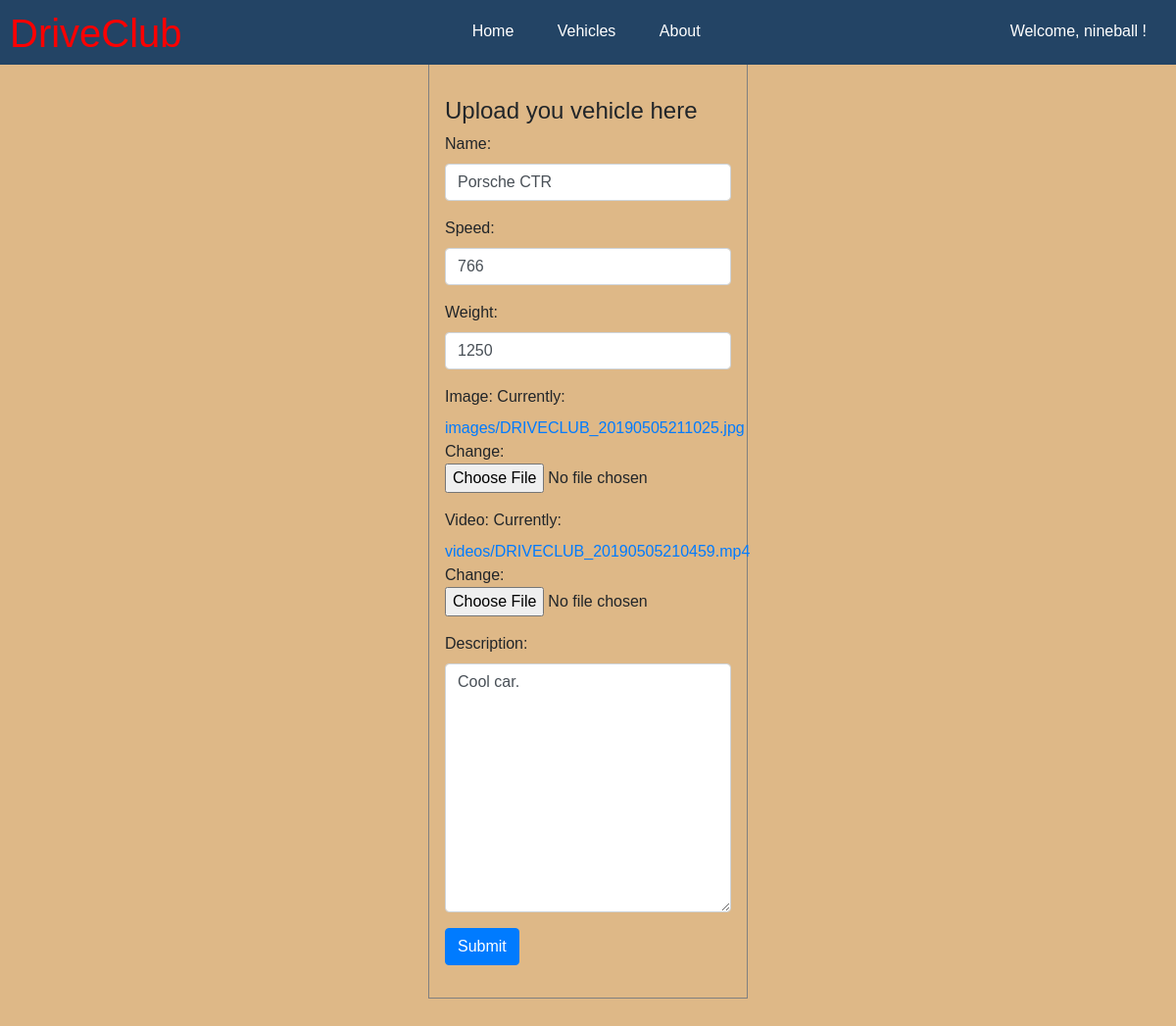
The page /driveclub/edit/3/ (signed in) on the database its author committed.
### driveclub/models.py (models this page shows, shortened)
class Vehicle(models.Model):
    user = models.ForeignKey(ProfileUser, on_delete=models.CASCADE, null=True, blank=True, related_name='vehicles')
    name = models.CharField(max_length=100)
    speed = models.PositiveIntegerField('bhp', null=True, blank=True)
    weight = models.PositiveIntegerField('kg', null=True, blank=True)
    image = models.ImageField(upload_to='images', null=True, blank=True)
    video = models.FileField(upload_to='videos', null=True, blank=True)
    description = models.TextField(blank=True)

### driveclub/views.py (the view)
# urls.py: path('edit/<int:pk>/', views.VehicleUpdate.as_view(), name='edit'),
class VehicleUpdate(LoginRequiredMixin, UpdateView):
    model = Vehicle
    template_name = 'vehicle_create.html'
    form_class = VehicleForm
    success_url = '/driveclub/homepage/vehicles/'
    def get(self, request, pk):
        if has_user_access_to_modify(self.request.user, self.get_object()):
            instance = Vehicle.objects.get(pk=pk)
            if self.request.user.is_superuser:
                form = VehicleForm(request.POST or None, instance=instance)
                return render(request, 'vehicle_create.html', {'form': form})
            else:
                form = VehicleFormA(request.POST or None, instance=instance)
                return render(request, 'vehicle_create.html', {'form': form})
        return render(request, 'permission_denied.html')

### driveclub/forms.py
class VehicleForm(forms.ModelForm):
    name = forms.CharField(required=True, validators=[RegexValidator(
        r'^[A-Z]+', message='Name must start with a capital letter, sorry!'
    )], widget=forms.TextInput(attrs={
        'class': 'form-control'}))
    speed = forms.IntegerField(required=True, widget=forms.NumberInput(
        attrs={
            'class': 'form-control'
        }))
    weight = forms.IntegerField(required=True, widget=forms.NumberInput(
        attrs={
            'class': 'form-control'
        }))
    image = forms.ImageField(required=True)
    video = forms.FileField(required=True)
    description = forms.CharField(required=False, widget=forms.Textarea(
        attrs={
            'class': 'form-control'
        }
    ))
    class Meta:
        model = Vehicle
        fields = ('id', 'name', 'speed', 'weight', 'image', 'video', 'description')

### driveclub/views.py (called while the page is built)
def has_user_access_to_modify(current_user, current_object):
    profile_user = ProfileUser.objects.all().filter(user__pk=current_user.id)[0]
    if current_object.user == profile_user or current_user.is_superuser:
        return True
    return False

### driveclub/templates/vehicle_create.html (shortened to what this page needs)
{% extends 'index.html' %}
{% block 'body' %}
<div class="row">
    <div class="col-lg-4"></div>
    <div class="col-lg-4">
        <form method="post" style="border: 1px solid grey; margin: 0% 0%; padding: 10% 5%" enctype="multipart/form-data">
             <h4>Upload you vehicle here</h4>
            {{ form.as_p }}
    <button type="submit" class="btn btn-primary">Submit</button>
</form>
    </div>
    <div class="col-lg-4"></div>
</div>
{% endblock %}

### driveclub/templates/index.html (shortened to what this page needs)
{% load static %}
<!DOCTYPE html>
<html lang="en">
<head>
    <link rel="stylesheet" href="https://stackpath.bootstrapcdn.com/bootstrap/4.3.1/css/bootstrap.min.css">
    <link rel="stylesheet" href="{% static 'homepage.css' %}" />
</head>
<body>
<nav id="topmenu">
    {% if user.is_authenticated %}
     <ul>
    <li><a href="{% url 'home' %}">Home</a></li>
    <li><a href="{% url 'vehicles' %}">Vehicles</a></li>
    <li><a href="{% url 'about' %}">About</a></li>
      <li id="right"><a href="{% url 'user_redirect' %}">Welcome, {{user.username}} !</a> </li>
      <h1 id="left">DriveClub</h1>
  </ul>
    {% endif %}
</nav>
 <div class="container">
        {% block 'body' %}
        {% endblock %}
    </div>
</body>
</html>

### driveclub/static/homepage.css (style rules this page uses)
nav ul li { display: inline-block; }
nav ul li a { display: block; padding: 10px 20px; text-decoration: none; color: white; border-radius: 3px; }
body { background: burlywood; font-family: "Helvetica", sans-serif; padding: 65px; }
nav { z-index: 500; background: #234465; position: fixed; width: 100%; top: 0; left: 0; }
nav ul { text-align: center; margin: 0; padding: 10px; }
#right { float: right; }
#left { color: red; float: left; }

### rows shown on the page
Vehicle: name "Porsche CTR", speed "766", weight "1250", description "Cool car."

### other values the page prints
{{ user.username }} "nineball"
